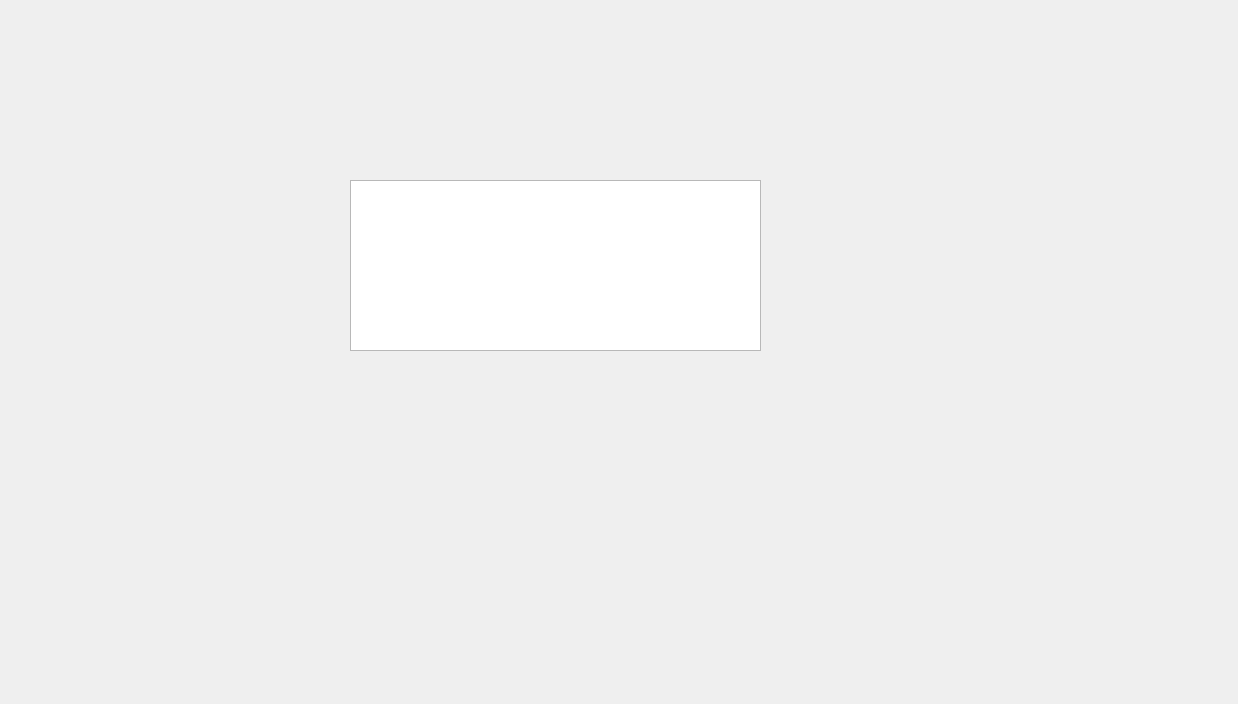
<?xml version="1.0" encoding="UTF-8"?>
<ui version="4.0">
 <class>Leaderboard</class>
 <widget class="QDialog" name="Leaderboard">
  <property name="geometry">
   <rect>
    <x>0</x>
    <y>0</y>
    <width>1238</width>
    <height>704</height>
   </rect>
  </property>
  <property name="windowTitle">
   <string>Dialog</string>
  </property>
  <widget class="QTableWidget" name="tableWidget">
   <property name="geometry">
    <rect>
     <x>350</x>
     <y>180</y>
     <width>411</width>
     <height>171</height>
    </rect>
   </property>
  </widget>
 </widget>
 <resources/>
 <connections/>
</ui>
